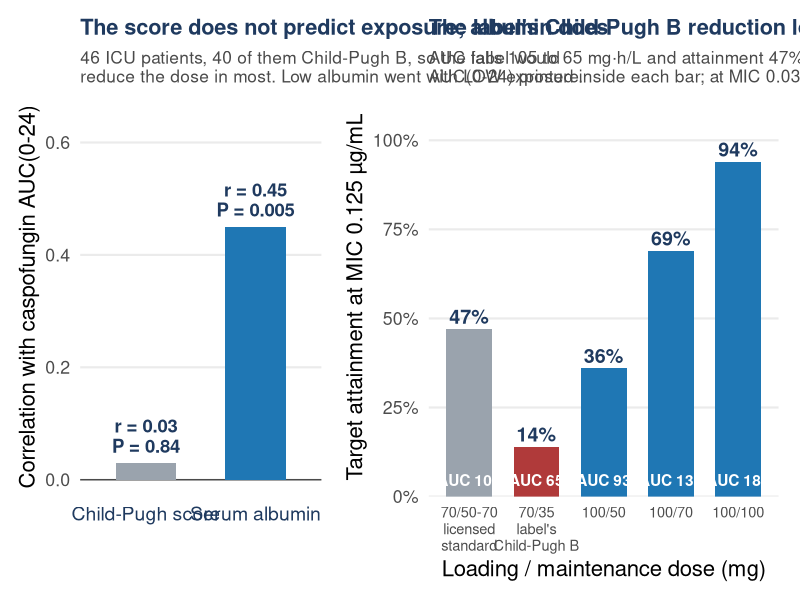

This chart was generated by the following R code:
# =============================================================================
# Caspofungin slide. Why the Child-Pugh score misleads in the ICU, and what the
# label's Child-Pugh B dose reduction costs. Published values only; no simulation
# of our own (the right panel reports the authors' own Monte Carlo output).
#
# LEFT  - Kurland 2019, AAC 63:e02466-18 (prospective, 46 ICU patients on
#         caspofungin; Child-Pugh A 5, B 40, C 1). At steady state (day 5),
#         correlation with AUC(0-24): Child-Pugh score r = 0.03 (P = 0.84);
#         plasma albumin r = 0.45 (P = 0.005) - i.e. LOW albumin went with LOW
#         exposure. Authors' conclusion, verbatim: "The caspofungin dose should
#         not be reduced in critically ill patients in the absence of cirrhosis,
#         and we advise against the use of the C-P score in patients with trauma-
#         or sepsis-induced liver injury."
#
# RIGHT - Martial 2016, Clin Pharmacokinet 55:723-33 (popPK from 21 ICU patients
#         + Monte Carlo). Median AUC(0-24) on day 14 and target attainment at
#         MIC 0.125 ug/mL for five regimens (loading/maintenance, mg):
#           I   70/50 or 70/70 by weight (licensed standard)  AUC 105, PTA 47%
#           II  70/35 (licensed Child-Pugh B reduction)       AUC  65, PTA 14%
#           III 100/50                                        AUC  93, PTA 36%
#           IV  100/70                                        AUC 130, PTA 69%
#           V   100/100                                       AUC 186, PTA 94%
#         At MIC 0.03 ug/mL attainment was 100% for every regimen.
#         Authors' conclusion: the maintenance dose should not be reduced in
#         non-cirrhotic ICU patients when Child-Pugh B is driven by
#         hypoalbuminaemia, as it results in significantly lower exposure.
# =============================================================================
suppressPackageStartupMessages({library(dplyr); library(ggplot2); library(patchwork)})
col_blue <- "#1f77b4"; col_grey <- "#9aa3ad"; col_navy <- "#1f3a5f"; col_dark <- "#4a4a4a"; col_red <- "#b03a3a"
base_theme <- function(bs = 16) theme_minimal(base_size = bs) + theme(panel.grid.minor = element_blank(), plot.title = element_text(face = "bold", color = col_navy, size = bs*0.98), plot.subtitle = element_text(color = col_dark, size = bs*0.78), plot.margin = margin(8, 10, 8, 8))

r <- tibble(var = factor(c("Child-Pugh score", "Serum albumin"), c("Child-Pugh score", "Serum albumin")),
            r = c(0.03, 0.45), lab = c("r = 0.03\nP = 0.84", "r = 0.45\nP = 0.005"))
p1 <- ggplot(r, aes(var, r)) +
  geom_hline(yintercept = 0, color = col_dark) +
  geom_col(fill = c(col_grey, col_blue), width = 0.55) +
  geom_text(aes(label = lab), vjust = -0.3, size = 4.7, lineheight = 0.9, color = col_navy, fontface = "bold") +
  scale_y_continuous(limits = c(-0.03, 0.68), breaks = seq(0, 0.6, 0.2), expand = c(0, 0)) +
  labs(x = NULL, y = "Correlation with caspofungin AUC(0-24)",
       title = "The score does not predict exposure; albumin does",
       subtitle = "46 ICU patients, 40 of them Child-Pugh B, so the label would\nreduce the dose in most. Low albumin went with LOW exposure.") +
  base_theme(16) + theme(panel.grid.major.x = element_blank(), axis.text.x = element_text(size = 14, color = col_navy))

m <- tribble(~reg, ~auc, ~pta, ~kind,
  "70/50-70\nlicensed\nstandard",   105, 47, "std",
  "70/35\nlabel's\nChild-Pugh B",    65, 14, "cut",
  "100/50",                         93, 36, "alt",
  "100/70",                        130, 69, "alt",
  "100/100",                       186, 94, "alt") |>
  mutate(reg = factor(reg, reg))
p2 <- ggplot(m, aes(reg, pta, fill = kind)) +
  geom_col(width = 0.68) +
  geom_text(aes(label = paste0(pta, "%")), vjust = -0.35, size = 5, fontface = "bold", color = col_navy) +
  geom_text(aes(y = 3, label = paste0("AUC ", auc)), size = 3.9, color = "white", fontface = "bold", vjust = 0) +
  scale_fill_manual(values = c(std = col_grey, cut = col_red, alt = col_blue), guide = "none") +
  scale_y_continuous(limits = c(0, 112), breaks = seq(0, 100, 25), expand = c(0, 0), labels = \(x) paste0(x, "%")) +
  labs(x = "Loading / maintenance dose (mg)", y = "Target attainment at MIC 0.125 \u00b5g/mL",
       title = "The label's Child-Pugh B reduction loses a third of the exposure",
       subtitle = "AUC falls 105 to 65 mg\u00b7h/L and attainment 47% to 14%. Simulated day-14\nAUC(0-24) printed inside each bar; at MIC 0.03 every regimen attained 100%.") +
  base_theme(16) + theme(panel.grid.major.x = element_blank(), axis.text.x = element_text(size = 10.5, lineheight = 0.95))

p <- p1 + p2 + plot_layout(widths = c(1, 1.45))
ggsave("figures/child_pugh_caspofungin.png", p, width = 13.4, height = 5.9, dpi = 300, bg = "white")
